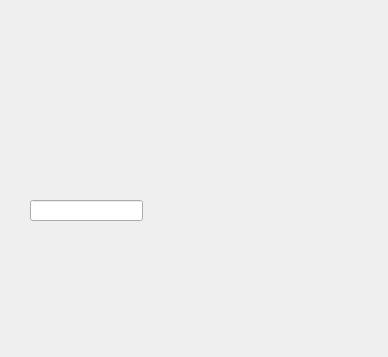
<?xml version="1.0" encoding="UTF-8"?>
<ui version="4.0">
 <class>Widget</class>
 <widget class="QWidget" name="Widget">
  <property name="geometry">
   <rect>
    <x>0</x>
    <y>0</y>
    <width>388</width>
    <height>357</height>
   </rect>
  </property>
  <property name="windowTitle">
   <string>Widget</string>
  </property>
  <widget class="QLineEdit" name="lineEdit">
   <property name="geometry">
    <rect>
     <x>30</x>
     <y>200</y>
     <width>113</width>
     <height>21</height>
    </rect>
   </property>
  </widget>
 </widget>
 <resources/>
 <connections/>
</ui>
